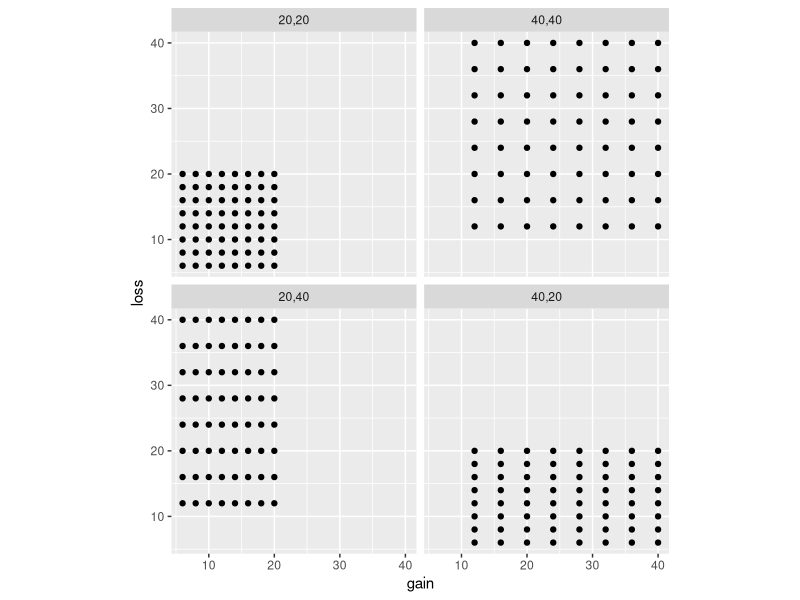
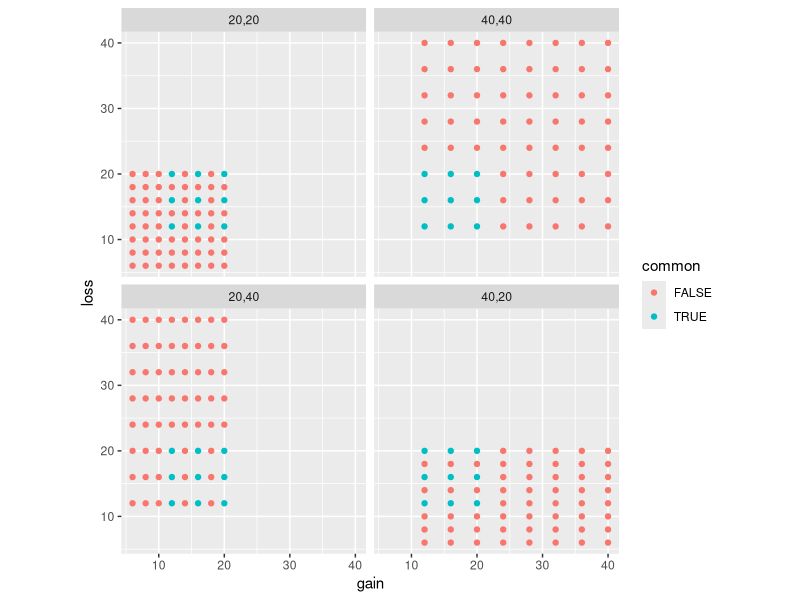

These charts were generated, in order, by the following R code: (Note: this script raises an error after producing the figures.)
## ---- chunk 1
library(data.table)
library(ggplot2)
library(emmeans)
library(stringr)
library(gridExtra)
## ---- chunk 2
data.1A <- fread("experiment_1A_raw.csv", colClasses=c("factor", "integer", "integer", "character",  "character", "integer"))

data.1A[,condition:=factor(condition, levels=c("20.20","40.40","20.40","40.20"), labels=c("20,20","40,40","20,40","40,20"))]

gambles.1A <- unique(data.1A[,.(loss, gain, condition)])[order(condition,gain,loss),]

ggplot(gambles.1A, aes(x=gain, y=loss)) + geom_point() + facet_wrap(~condition) + coord_equal()

# Identify common gambles by repeatedly merging all four conditions
common.gambles.1A <- merge(merge(merge(gambles.1A[condition=="20,20", .(gain,loss)],
	gambles.1A[condition=="20,40", .(gain,loss)]), 
	gambles.1A[condition=="40,20", .(gain,loss)]), 
	gambles.1A[condition=="40,40", .(gain,loss)])
common.gambles.1A[,common:=TRUE]

# Flag the common gambles and plot to check
gambles.1A <- merge(gambles.1A, common.gambles.1A, by=c("gain", "loss"), all=TRUE)
gambles.1A[is.na(common), common:=FALSE]
ggplot(gambles.1A, aes(x=gain, y=loss, col=common)) + geom_point() + facet_wrap(~condition) + coord_equal()

# Same code to flag in the raw data
data.1A <- merge(data.1A, common.gambles.1A, by=c("gain", "loss"), all=TRUE)
data.1A[is.na(common), common:=FALSE]

# prop.accept.1A <- data.1A[(common), .(sum.accept=sum(resp), prop.accept=mean(resp), N=.N), by=.(gain,loss, condition)][order(condition, gain, loss),]
# ggplot(prop.accept.1A, aes(x=gain, y=prop.accept, col=condition)) + geom_point() + geom_line() + facet_wrap(~as.factor(loss))
#m1A <- glm(resp ~ as.factor(gain) * as.factor(loss) * condition, family=binomial, data=data.1A[(common),])
#(  m1A.emm <- emmeans(m1A, ~gain+loss+condition, type="response")  )
#m1A.emm.dt <- as.data.table(summary(m1A.emm))
#m1A.emm.dt[,loss.label:=paste("Loss=", loss, sep="")]
#(  plot.1A <- ggplot(m1A.emm.dt, aes(x=gain, y=prob, col=condition)) + geom_point() + geom_line() + facet_wrap(~loss.label) + geom_ribbon(aes(ymin=asymp.LCL,      ymax=asymp.UCL, fill=condition, alpha=0.105, col=NULL), show.legend=FALSE) + labs(x="Gain", col="Condition", title="Experiment 1A")  )

labels <- data.table(x=c(4.35,4.35), y=c(0.25,0.75), text=c("Loss Aversion", "Reversed\nLoss Aversion"))

prop.accept.by.sub.1A <- data.1A[(common), .(prop.accept=mean(resp)), by=.(subno, condition)][order(condition, subno),]
m1A <- glm(resp ~ condition, family=binomial, data=data.1A[(common),])
(  m1A.emm <- emmeans(m1A, ~condition, type="response")  )
m1A.emm.dt <- as.data.table(summary(m1A.emm))
(  plot.1A <- ggplot(m1A.emm.dt, aes(x=condition, y=prob, ymin=asymp.LCL, ymax=asymp.UCL)) + geom_point() + geom_linerange() + ylim(0,1) +labs(x="Condition (Max Gain, Max Loss)", y="P(Accept)", title="Experiment 1A") + geom_hline(yintercept=0.5, lty=2) + geom_text(data=labels, aes(x=x,y=y,label=text, ymin=NULL, ymax=NULL))  )
## ---- chunk 3
data.1B <- fread("experiment_1B_raw.csv", colClasses=c("factor", "integer", "integer", "character",  "character", "integer"))

data.1B[,condition:=factor(condition, levels=c("20.20","40.40","20.40","40.20"), labels=c("20,20","40,40","20,40","40,20"))]

gambles.1B <- unique(data.1B[,.(loss, gain, condition)])[order(condition,gain,loss),]

ggplot(gambles.1B, aes(x=gain, y=loss)) + geom_point() + facet_wrap(~condition) + coord_equal()

# Identify common gambles by repeatedly merging all four conditions
common.gambles.1B <- merge(merge(merge(gambles.1B[condition=="20,20", .(gain,loss)],
	gambles.1B[condition=="20,40", .(gain,loss)]), 
	gambles.1B[condition=="40,20", .(gain,loss)]), 
	gambles.1B[condition=="40,40", .(gain,loss)])
common.gambles.1B[,common:=TRUE]

# Flag the common gambles and plot to check
gambles.1B <- merge(gambles.1B, common.gambles.1B, by=c("gain", "loss"), all=TRUE)
gambles.1B[is.na(common), common:=FALSE]
ggplot(gambles.1B, aes(x=gain, y=loss, col=common)) + geom_point() + facet_wrap(~condition) + coord_equal()

# Same code to flag in the raw data
data.1B <- merge(data.1B, common.gambles.1B, by=c("gain", "loss"), all=TRUE)
data.1B[is.na(common), common:=FALSE]

prop.accept.by.sub.1B <- data.1B[(common), .(prop.accept=mean(resp)), by=.(subno, condition)][order(condition, subno),]
m1B <- glm(resp ~ condition, family=binomial, data=data.1B[(common),])
(  m1B.emm <- emmeans(m1B, ~condition, type="response")  )
m1B.emm.dt <- as.data.table(summary(m1B.emm))
(  plot.1B <- ggplot(m1B.emm.dt, aes(x=condition, y=prob, ymin=asymp.LCL, ymax=asymp.UCL)) + geom_point() + geom_linerange() + ylim(0,1) +labs(x="Condition (Max Gain, Max Loss)", y="P(Accept)", title="Experiment 1B") + geom_hline(yintercept=0.5, lty=2) + geom_text(data=labels, aes(x=x,y=y, label=text, ymin=NULL, ymax=NULL))  )
## ---- chunk 4
data.2 <- fread("experiment_2_raw.csv", colClasses=c("factor", "integer", "integer", "character",  "character", "integer"))

data.2[,condition:=factor(condition, levels=c("20.60","60.20"), labels=c("20,60","60,20"))]

gambles.2 <- unique(data.2[,.(loss, gain, condition)])[order(condition,gain,loss),]

ggplot(gambles.2, aes(x=gain, y=loss)) + geom_point() + facet_wrap(~condition) + coord_equal()

# Identify common gambles by repeatedly merging all four conditions
common.gambles.2 <- merge(gambles.2[condition=="20,60", .(gain,loss)],
	gambles.2[condition=="60,20", .(gain,loss)])
common.gambles.2[,common:=TRUE]

# Flag the common gambles and plot to check
gambles.2 <- merge(gambles.2, common.gambles.2, by=c("gain", "loss"), all=TRUE)
gambles.2[is.na(common), common:=FALSE]
ggplot(gambles.2, aes(x=gain, y=loss, col=common)) + geom_point() + facet_wrap(~condition) + coord_equal()

# Same code to flag in the raw data
data.2 <- merge(data.2, common.gambles.2, by=c("gain", "loss"), all=TRUE)
data.2[is.na(common), common:=FALSE]

prop.accept.by.sub.2 <- data.2[(common), .(prop.accept=mean(resp)), by=.(subno, condition)][order(condition, subno),]
m2 <- glm(resp ~ condition, family=binomial, data=data.2[(common),])
(  m2.emm <- emmeans(m2, ~condition, type="response")  )
m2.emm.dt <- as.data.table(summary(m2.emm))
blank.conditions <- data.table(condition=factor(
	c("20,20","60,60","20,60","60,20"), 
	levels=c("20,20","60,60","20,60","60,20"),
	labels=c(""," ","20,60","60,20")))
m2.emm.dt <- merge(blank.conditions, m2.emm.dt, all=TRUE, by="condition")
(  plot.2 <- ggplot(m2.emm.dt, aes(x=condition, y=prob, ymin=asymp.LCL, ymax=asymp.UCL)) + geom_point() + geom_linerange() + ylim(0,1) +labs(x="Condition (Max Gain, Max Loss)", y="P(Accept)", title="Experiment 2") + geom_hline(yintercept=0.5, lty=2) + geom_text(data=labels, aes(x=x,y=y, label=text, ymin=NULL, ymax=NULL)))
## ---- chunk 5
data.3 <- fread("experiment_3_raw.csv", colClasses=c("factor", "integer", "integer", "character",  "character", "integer"))

data.3[,condition:=factor(condition, levels=c("40.40","20.40","40.20"), labels=c("40,40","20,40","40,20"))]

gambles.3 <- unique(data.3[,.(loss, gain, condition)])[order(condition,gain,loss),]

ggplot(gambles.3, aes(x=gain, y=loss)) + geom_point() + facet_wrap(~condition) + coord_equal()

# Identify common gambles by repeatedly merging all four conditions
common.gambles.3 <- merge(merge(
	gambles.3[condition=="20,40", .(gain,loss)], 
	gambles.3[condition=="40,20", .(gain,loss)]), 
	gambles.3[condition=="40,40", .(gain,loss)])
common.gambles.3[,common:=TRUE]

# Flag the common gambles and plot to check
gambles.3 <- merge(gambles.3, common.gambles.3, by=c("gain", "loss"), all=TRUE)
gambles.3[is.na(common), common:=FALSE]
ggplot(gambles.3, aes(x=gain, y=loss, col=common)) + geom_point() + facet_wrap(~condition) + coord_equal()

# Same code to flag in the raw data
data.3 <- merge(data.3, common.gambles.3, by=c("gain", "loss"), all=TRUE)
data.3[is.na(common), common:=FALSE]

prop.accept.by.sub.3 <- data.3[(common), .(prop.accept=mean(resp)), by=.(subno, condition)][order(condition, subno),]
m3 <- glm(resp ~ condition, family=binomial, data=data.3[(common),])
(  m3.emm <- emmeans(m3, ~condition, type="response")  )
m3.emm.dt <- as.data.table(summary(m3.emm))
blank.conditions <- data.table(condition=factor(
	c("20,20","40,40","20,40","40,20"), 
	levels=c("20,20","40,40","20,40","40,20"),
	labels=c("","40,40","20,40","40,20")))
m3.emm.dt <- merge(blank.conditions, m3.emm.dt, all=TRUE, by="condition")
(  plot.3 <- ggplot(m3.emm.dt, aes(x=condition, y=prob, ymin=asymp.LCL, ymax=asymp.UCL)) + geom_point() + geom_linerange() + ylim(0,1) +labs(x="Condition (Max Gain, Max Loss)", y="P(Accept)", title="Experiment 3") + geom_hline(yintercept=0.5, lty=2) + geom_text(data=labels, aes(x=x,y=y, label=text, ymin=NULL, ymax=NULL)))
## ---- chunk 6
gambles.1A[,max.gain:=as.integer(str_sub(condition,1,2))]
gambles.1A[,max.loss:=as.integer(str_sub(condition,4,5))]

logistic <- function(x) {1/(1+exp(-x))}

gambles.1A[,prob:=logistic(2*(gain/max.gain - loss/max.loss))]

gambles.1A.common <- gambles.1A[(common), .(prob=mean(prob)), by=.(condition)]

(  plot.DbS <- ggplot(gambles.1A.common, aes(x=condition, y=prob)) + geom_point(size=2) + ylim(0,1) +labs(x="Condition (Max Gain, Max Loss)", y="P(Accept)", title="DbS Prediction") + geom_hline(yintercept=0.5, lty=2) + geom_text(data=labels, aes(x=x,y=y,  label=text, ymin=NULL, ymax=NULL))  )
## ---- chunk 7
gambles.1A.common[,expt:="DbS Prediction"]
m1A.emm.dt[,expt:="Experiment 1A"]
m1B.emm.dt[,expt:="Experiment 1B"]
m2.emm.dt[,expt:="Experiment 2"]
m3.emm.dt[,expt:="Experiment 3"]

all <- rbindlist(list(gambles.1A.common, m1A.emm.dt, m1B.emm.dt, m2.emm.dt, m3.emm.dt), fill=TRUE)

all <- all[!is.na(prob),]
all[,max.gain:=as.integer(str_sub(condition,1,2))]
all[,max.loss:=as.integer(str_sub(condition,4,5))]
all[,cond2:=paste(ifelse(max.gain==20, "Low", "High"), ifelse(max.loss==20, "Low", "High"),sep=",\n")]
all[,cond2:=factor(cond2, levels=c("Low,\nLow","High,\nHigh","Low,\nHigh","High,\nLow"))]
all[,colour:=as.factor(sign(max.gain-max.loss))]

ggplot(all, aes(y=prob, x=cond2, ymin=asymp.LCL, ymax=asymp.UCL, col=colour)) + geom_point(show.legend=FALSE, size=3) + geom_linerange(show.legend=FALSE) + ylim(0,1) + facet_grid(.~expt) + geom_hline(yintercept=0.5, lty=2) + labs(x="Condition (Max Gain, Max Loss)", y="P(Accept)") + theme_classic() + theme(strip.background = element_blank(), strip.text=element_text(size=12), panel.background=element_rect(fill="grey94"))

ggsave("proportion_accept.pdf", width=8, height=6)
